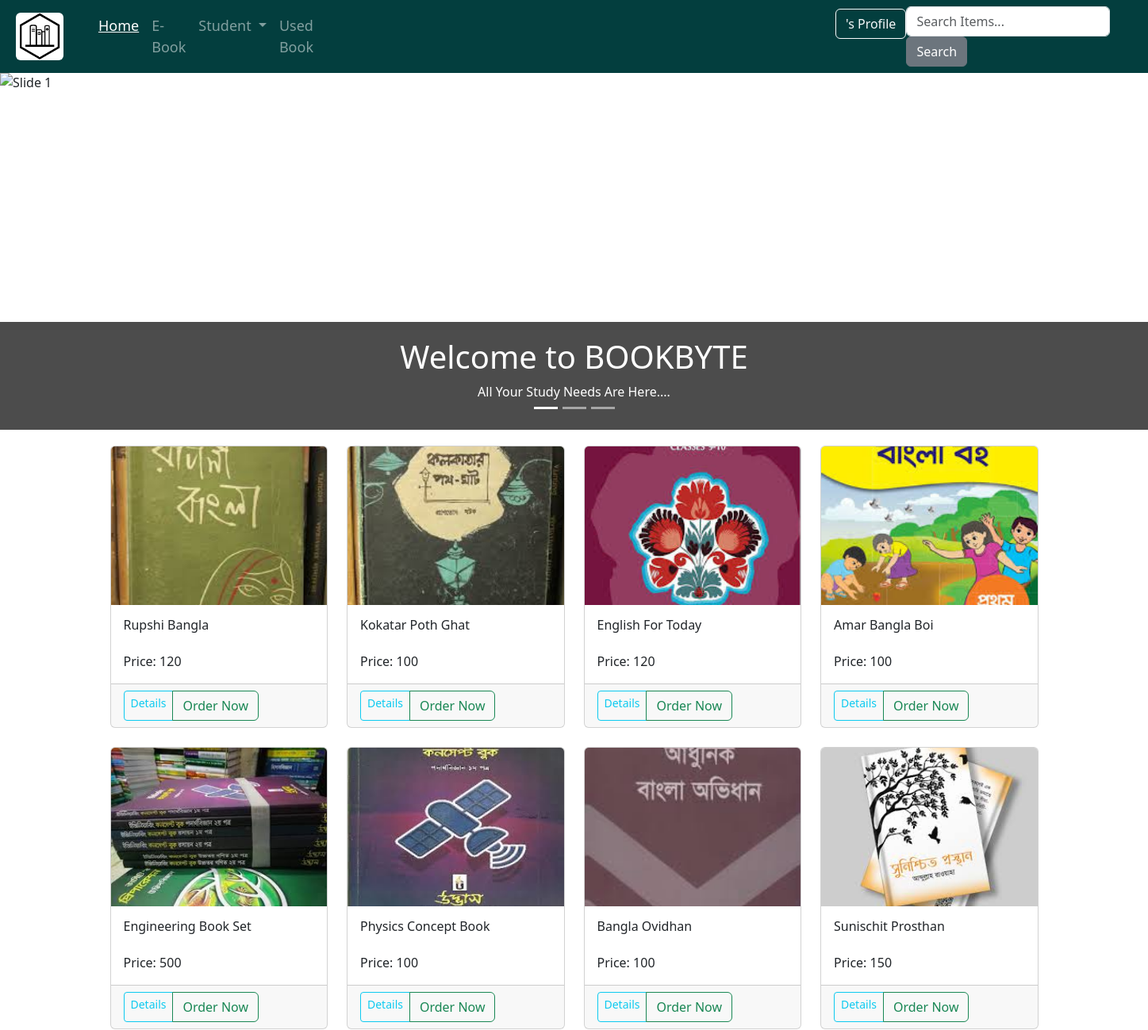
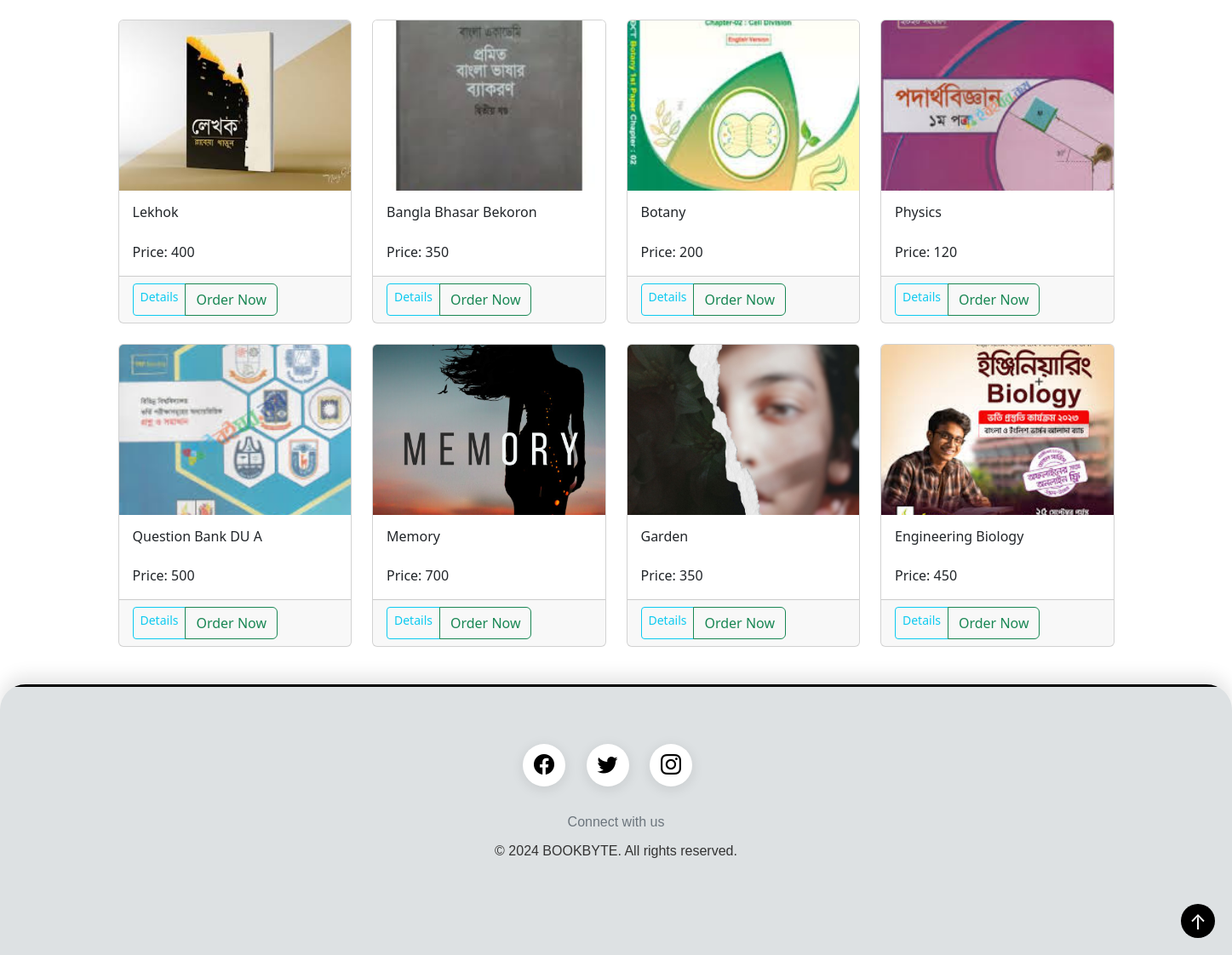
/home/, run on the app's committed database (2 pictures, top to bottom).
### products/models.py (models this page shows, shortened)
class book(models.Model):
    title = models.CharField(max_length=200)
    author = models.CharField(max_length=200)
    publisher = models.CharField(max_length=200)
    description = models.TextField(blank=True, null=True)
    category_type = (('Story', 'Story'), ('Fiction', 'Fiction'), ('Non-Fiction', 'Non-Fiction'), ('Novel', 'Novel'),
                     ('History', 'History'), ('Poetry', 'Poetry'), ('Cookbook', 'Cookbook'),
                     ('Drama', 'Drama'), ('Thriller', 'Thriller'), ('Biography', 'Biography'), ('Action', 'Action'),
                     ('Literature', 'Literature'), ('Adventure', 'Adventure'), ('Others', 'Others'))
    category = models.CharField(max_length=200, choices=category_type, blank=True, null=True)
    price = models.IntegerField(blank=True, null=True)
    quantity = models.IntegerField(blank=True, null=True)
    image = models.ImageField(upload_to='images/', blank=True, null=True, default='images/default.jpg')
    review_choice = models.ForeignKey('Review', on_delete= models.CASCADE, blank=True, null=True)
    type = (('New', 'New'), ('Used', 'Used'), ('Academic', 'Academic'), ('Admission', 'Admission'))
    type_choice = models.CharField(max_length=100, choices=type, blank=True, null=True)

### user/views.py (the view)
# urls.py: 2. Add a URL to urlpatterns:  path('', views.home, name='home')
def home(request):
    Book = book.objects.all()
    context = {'Book': Book}
    return render(request, 'home_user.html', context=context)

### user/templates/home_user.html (shortened to what this page needs)
{% extends 'main_user.html' %}
{% load static %}
{% block content %}
{% include 'slider_user.html' %}
<div class="container" style="margin-top: 20px">
    <div class="row">
        {% for p in Book %}
        <div class="col-md-3 mb-4">
            <div class="card h-100">
                {% if p.image %}
                <img src="{{ p.image.url }}" class="card-img-top" style="height: 200px; object-fit: cover;" alt="...">
                {% endif %}
                <div class="card-body">
                    <h6 class="card-title">{{ p.title }}</h6>
                    <p class="card-text" style="overflow: hidden;">Price: {{ p.price }}</p>
                </div>
                <div class="card-footer">
                    <div class="btn-group" aria-label="Book Actions">
                        <a href="{% url 'book_details_user' p.id %}" class="btn btn-outline-info btn-sm">Details</a>
                        {% if p.quantity != 0 %}
                            <a href="{% url 'create_order_book' p.id %}" class="btn btn-outline-success">Order Now</a>
                        {% endif %}
                    </div>
                </div>
            </div>
        </div>
        {% endfor %}
    </div>
</div>
{% endblock %}

### user/templates/footer_user.html (style rules this page uses)
.container { max-width: 1200px; margin: 0 auto; padding: 0 15px; }

### data on the page
book: image (picture), title "Rupshi Bangla", price "120", quantity "Order Now"
book: image (picture), title "Kokatar Poth Ghat", price "100", quantity "Order Now"
book: image (picture), title "English For Today", price "120", quantity "Order Now"
book: image (picture), title "Amar Bangla Boi", price "100", quantity "Order Now"
book: image (picture), title "Engineering Book Set", price "500", quantity "Order Now"
book: image (picture), title "Physics Concept Book", price "100", quantity "Order Now"
book: image (picture), title "Bangla Ovidhan", price "100", quantity "Order Now"
book: image (picture), title "Sunischit Prosthan", price "150", quantity "Order Now"
book: image (picture), title "Lekhok", price "400", quantity "Order Now"
book: image (picture), title "Bangla Bhasar Bekoron", price "350", quantity "Order Now"
book: image (picture), title "Botany", price "200", quantity "Order Now"
book: image (picture), title "Physics", price "120", quantity "Order Now"
book: image (picture), title "Question Bank DU A", price "500", quantity "Order Now"
book: image (picture), title "Memory", price "700", quantity "Order Now"
book: image (picture), title "Garden", price "350", quantity "Order Now"
book: image (picture), title "Engineering Biology", price "450", quantity "Order Now"
